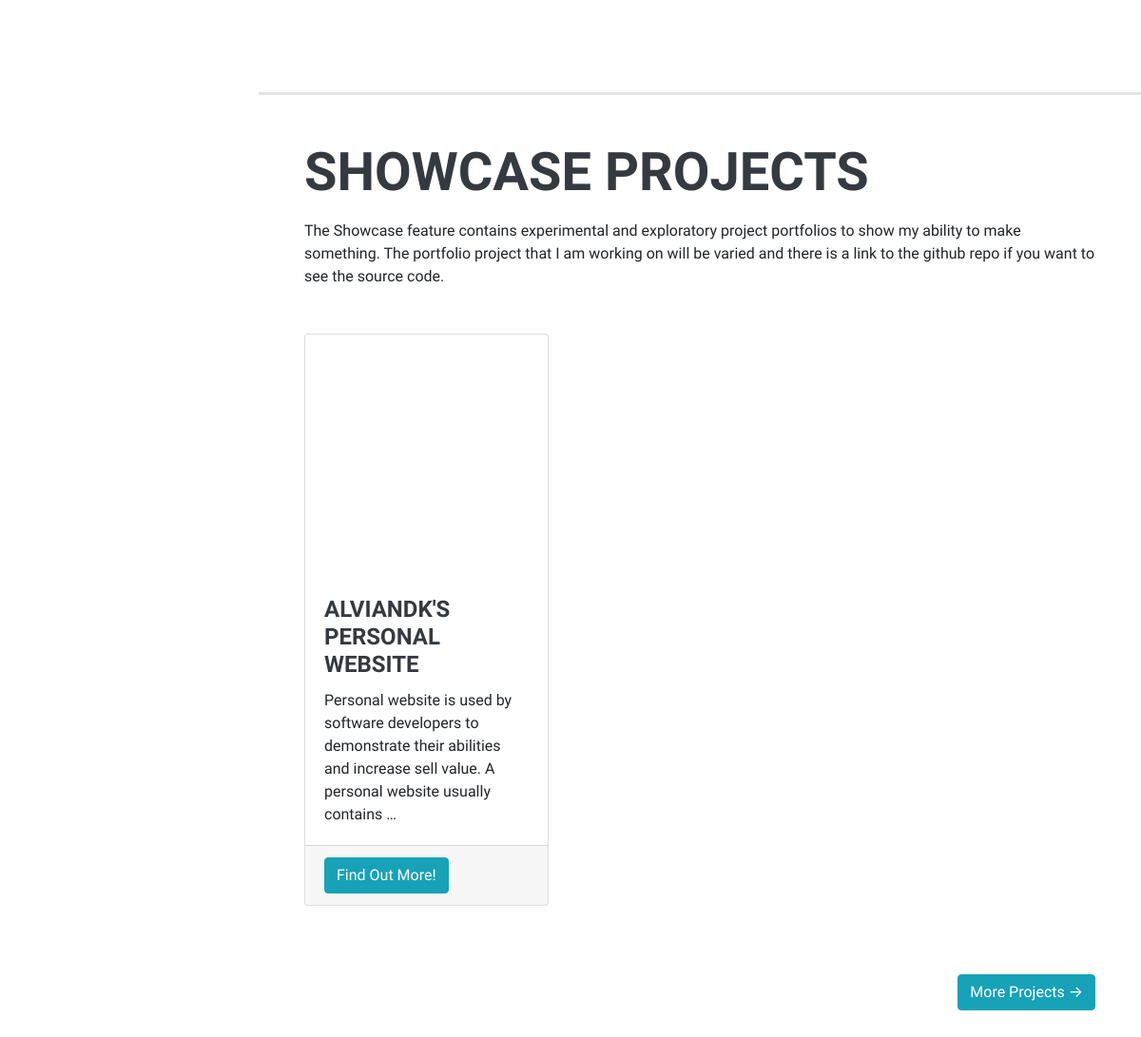
The app's page / (lower part), older data.
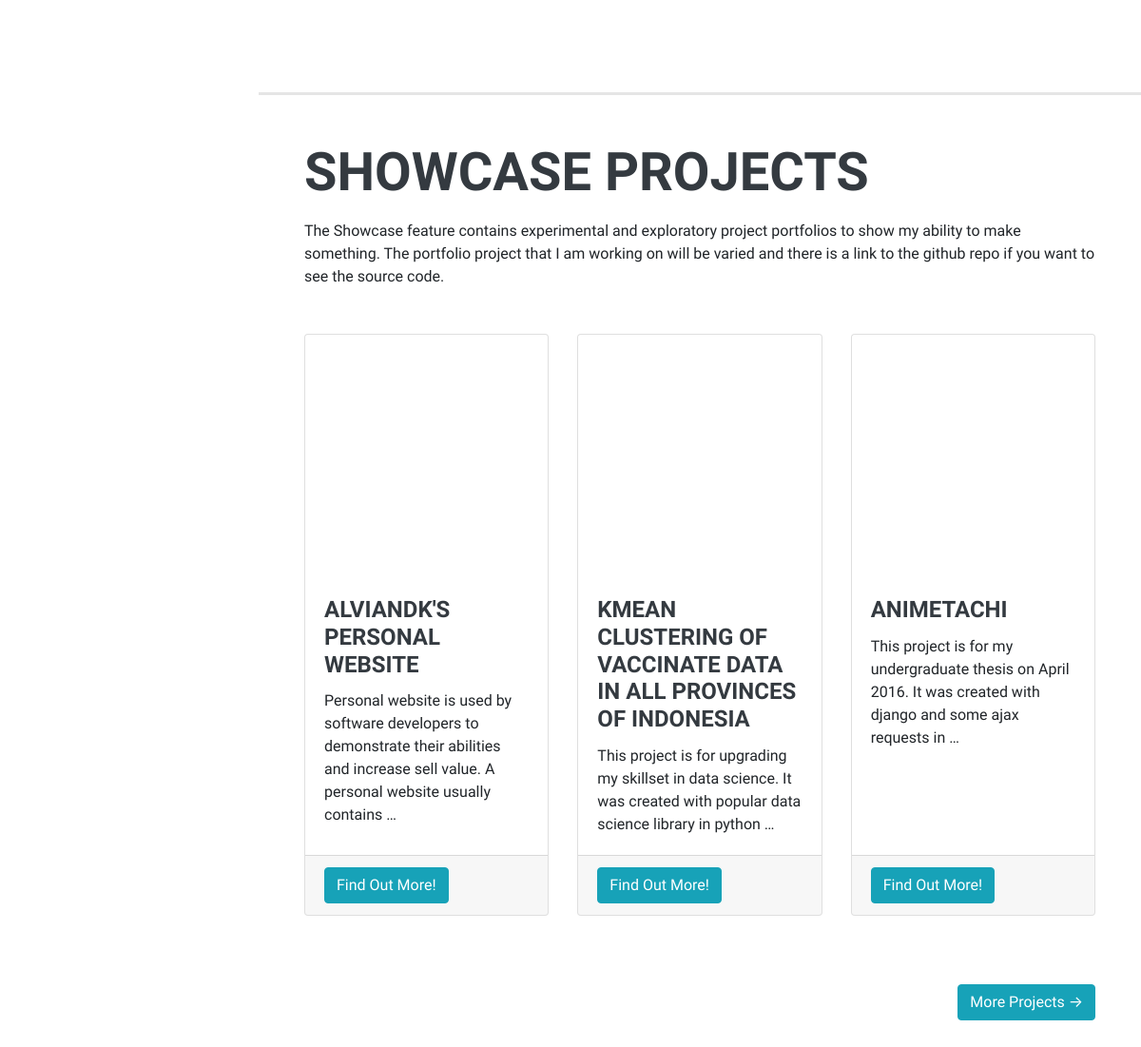
The same page, newer data.
### showcase_project/models.py (models this page shows, shortened)
class Project(models.Model):
    name = models.CharField(max_length=128)
    description = models.TextField()
    url = models.URLField()
    cover_image = models.ImageField()
    git_url = models.URLField()
    youtube_url = models.URLField()
    slug = models.SlugField(default="")
    ordering = models.IntegerField(default=0)
    class Meta:
        ordering = ["ordering"]

### personal_website/views.py (the view)
# urls.py: path('', home_view, name='home'),
def home_view(request):
    context = {}
    context['description'] = Description.objects.first()
    context['personal_information'] = PersonalInformation.objects.first()
    context['profile_picture'] = ProfilePicture.objects.first()
    context['experiences'] = Experience.objects.all().order_by('-start_date')
    context['competitions'] = Competition.objects.all()
    context['tech_stacks'] = TechStack.objects.all()
    context['schools'] = School.objects.all()
    context['blog_posts'] = Post.objects.filter(status='PUBLISHED')[:3]
    context['project_list'] = Project.objects.all()[:3]
    return render(request, 'home.html', context)

### about_me/templatetags/string_filter.py (called while the page is built)
@register.filter
def replace_at(value):
    return value.replace("@", "(at)")

@register.filter
def replace_dot(value):
    return value.replace(".", "(dot)")

### templates/home.html (shortened to what this page needs)
{% extends 'base_template.html' %}
    {% load static %}
    {% load string_filter %}
  {% block custom_css %}
  <link href="{% static 'css/resume.css' %}" rel="stylesheet">
  <link href="{% static 'css/skeleton-screen.css' %}" rel="stylesheet">
  {% endblock custom_css %}
  {% block content %}
  <div class="container-fluid p-0">
    <section class="resume-section p-3 p-lg-5 d-flex align-items-center" id="education">
    </section>
    <hr class="m-0">
    <hr class="m-0">
    <hr class="m-0">
    <section class="resume-section p-3 p-lg-5 d-flex align-items-center" id="showcase_project">
      <div class="w-100">
        <h2 class="mb-3">Showcase Projects</h2>
        <p class="mb-5">
          The Showcase feature contains experimental and exploratory project portfolios to show my ability to make something.
          The portfolio project that I am working on will be varied and there is a link to the github repo if you want to see the source code.
        </p>
    <div class="row">
      {% for project in project_list %}
      <div class="col-md-4 mb-5">
        <div class="card h-100">
          <img class="card-img-top lazy-image" data-src="{{ project.cover_image.url }}" alt="">
          <div class="card-body">
            <h4 class="card-title">{{ project.name }}</h4>
            <p class="card-text">{{ project.description | truncatewords:20 }}</p>
          </div>
          <div class="card-footer">
            <a href="{% url 'showcase_project:project_detail' project.slug %}" class="btn btn-info">Find Out More!</a>
          </div>
        </div>
      </div>
      {% endfor %}
    </div>
    <br>
    <a href="{% url 'showcase_project:project_list' %}"  class="btn btn-info float-right">More Projects →</a>
      </div>
    </section>
  </div>
  {% endblock content %}

Row changes from the older to the newer data that the page shows:
added Project: name "KMEAN CLUSTERING OF VACCINATE DATA IN ALL PROVINCES OF INDONESIA", description "This project is for upgrading my skillset in data science. It was created with popular data science library in python …"
added Project: name "ANIMETACHI", description "This project is for my undergraduate thesis on April 2016. It was created with django and some ajax requests in …"
